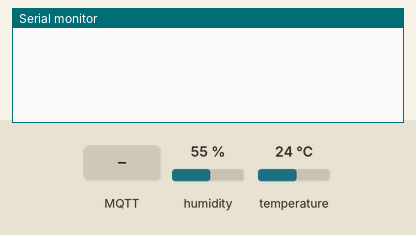
Bench run of a sketch on a simulated ESP8266 (NodeMCU). On the bench: the last lines printed to the serial monitor. The inputs (shaded band) are chosen by the test bench; at power-on: humidity 55 %, temperature 24 °C. WiFi joins after 1.5 s; servers stay silent unless stated; no MQTT or app messages arrive unless stated.

Above: at 2.7 s.
2.8 s: MQTT message "room1" arrives on the first subscribed topic
At 3.4 s:
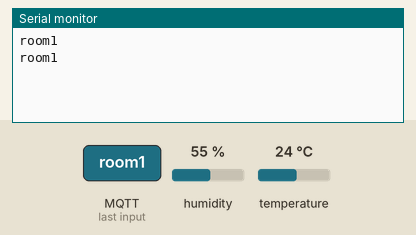
11.5 s: MQTT message "1" arrives on the first subscribed topic
At 12.4 s:
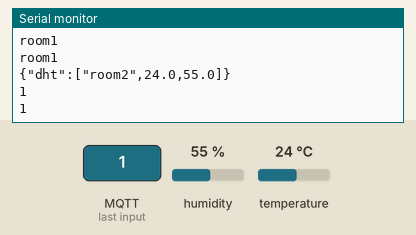
13.0 s: MQTT message "on" arrives on the first subscribed topic
At 13.6 s:
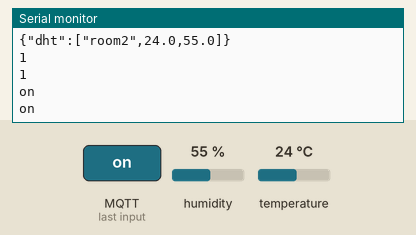
14.5 s: MQTT message "off" arrives on the first subscribed topic
At 15.9 s:
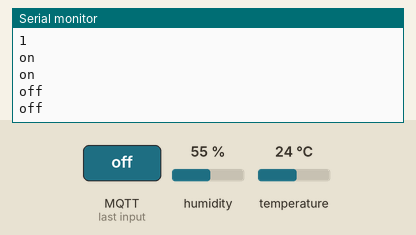

The sketch:

esp01_room2.ino
```cpp
#include "basic_config.h"
#include <ESP8266WiFi.h>
String  device_name ="room2";


const char* ssid = "TP-Link_0F26";
const char* password = "15722423";

const char* mqtt_server = "192.168.5.101";  // 例如 "192.168.1.100"
const int mqtt_port = 1883;
const char* mqtt_user = "spore";  // 若無則留空
const char* mqtt_password = "spore";  // 若無則留空jjjjjjjjjjjjjjjjjjjjjjjjjjjjjjjjjjjjjjjjjjjjjjjjjjjjjjjjjjjjjjjjjjjjjjjjjjjjjjjjjjjjjjjjjjjjjjjjj


String clientID = "ESP01_"+device_name;
String subDeviceLCD = "/LCD";
String subDeviceUNO = "/"+device_name+"/UNO";
String subRoom1 = "/room1";
String subRoom2 = "/room2";
String subRoom3 = "/room3";
String subCentral = "/central";
String pubSyncCentral = "/central/sync";
String pubTopicDebug = "/central/Debug/"+device_name;
String pubTopicDHT = "/central/DHT/"+device_name;

bool bDebug = true;
bool bRemote_Debug = true;
bool serialDebug = false;
void seriallog(String str)
{
  if(bDebug == false)
  {
    return;
  }
  else
  {

    if(bRemote_Debug == true)
    {
      pubMsg(pubTopicDebug,str);
    }

    if(serialDebug == true )
    {
      Serial.println(str);
    }
  }
}
void serialToUno(String data)
{
  Serial.println(data);
}

void wifiSetup() {

  delay(50);
  seriallog("Connecting to WiFi...");
  WiFi.begin(ssid, password);
  while (WiFi.status() != WL_CONNECTED) {
    delay(500);
    seriallog(".");
  }
  seriallog("\nWiFi connected, IP: " + WiFi.localIP().toString());
}
void setup() {
  Serial.begin(9600);
  wifiSetup();
  seriallog("setup:"+device_name);
  otaSetup();
  mqttSetup();

}


void loop()
{
  otaActive();
  mqttActive();
  dhtLoop();

}
```

dht_sensor.ino
```cpp
//#include <SimpleDHT.h>
#include <DHT.h>

int pinDHT11 = 2;
#define DHTTYPE DHT11
DHT dht(pinDHT11, DHTTYPE);
unsigned long dhtTimer = 0;
unsigned long duration = 10000;

void dhtSetup() {
  dht.begin();
  dhtTimer = millis();

}
String getDHTData()
{
    float temperature = dht.readTemperature();
    float humidity = dht.readHumidity();
    //temperature = 24.5;
    //humidity = 58.3;
    // start working...
    seriallog("=================================");
   if (isnan(humidity) || isnan(temperature)) {
      seriallog("Failed to read from DHT sensor!");
      return "";
    }

    char buf[50];
    sprintf(buf,"{\"dht\":[\"%s\",%.1f,%.1f]}",device_name.c_str(),temperature,humidity);
    String strData(buf);
    seriallog(strData);


    return strData;
}

void dhtLoop() {

    if(dhtAutoUpload)
    {
      if(millis()-dhtTimer > duration)
      {

        String str = getDHTData();
        if(str !="")
        {
          //if(device_name == "room1")
          {
            serialToUno(str);
          }
          pubMsg(pubTopicDHT,str);
          if(device_name != "room1")
          {
              pubMsg(subDeviceLCD,str);
          }

        }
        dhtTimer = millis();
      }
    }
    //delay(3000);  //每3秒顯示一次
}
```

mqtt.ino
```cpp
#include <PubSubClient.h>


WiFiClient espClient;
PubSubClient client(espClient);


// 當 MQTT 訂閱主題收到訊息時的回調函式
void callback(char* topic, byte* payload, unsigned int length) {
  String strTopic = String(topic);
  String msg = "Message arrived ["+strTopic+"] ";

  String data = "";
  for (int i = 0; i < length; i++) {
    data+=(char)payload[i];
  }
  //Serial.println(data);
    seriallog(msg);
    seriallog(data);
  serialToUno(data);
  //String s = subCentral+","+subDeviceESP+","+subDeviceUNO+","+subRoom1+","+subRoom2+","+subRoom3+",";
  //seriallog(s);
  if(strTopic==subCentral)
  {
    seriallog(strTopic);
    handleCentral(data);
  }
  else if(strTopic==subDeviceLCD)
  {
    seriallog(strTopic);

  }
  else if(strTopic==subDeviceUNO)
  {
    seriallog(strTopic);
    serialToUno(data);
  }
  else if(strTopic == subRoom1)
  {
    seriallog(strTopic);
    serialToUno(data);
  }
  /*
  else if(strTopic == subRoom2 )
  {
    seriallog(strTopic);
    serialToUno(data);
  }
  else if(strTopic == subRoom3 )
  {
    seriallog(strTopic);
    serialToUno(data);

  }
  */
}

void handleCentral(String cmd) {
/*
  if("switch")
  {
    gCentral=(gCentral+1)%2;
    setCentral(gCentral);

  }
  */
}
void setCentral(bool state)
{
  /*
    if(gCentral == CENTRAL_DISABLE)
      handleLED("LED_OFF");
    else if(gCentral == CENTRAL_ENABLE)
      handleLED("LED_ON");
      */
}

void handleLED(String cmd) {
  /*
  if(cmd == "LED_ON")
  {
    enable_led = true;
  }
  else if(cmd == "LED_OFF")
  {
    enable_led = false;
    FastLED.clearData();
    FastLED.show();
  }
  else if(cmd=="switch")
  {
    enable_led = (enable_led+1)%2;
    if(enable_led == false)
    {
      FastLED.clearData();
      FastLED.show();
    }
  }
  */
}

// 連接 MQTT 伺服器
void reconnect() {
  while (!client.connected()) {
    seriallog("Attempting MQTT connection...");

    if (client.connect(clientID.c_str(), mqtt_user, mqtt_password)) {
      seriallog(" connected!");
      if(device_name == "room1")
      {
        client.subscribe(subDeviceLCD.c_str());  // 訂閱LCD測試主題
      }
      client.subscribe(subDeviceUNO.c_str());
      client.subscribe(subCentral.c_str());

      client.subscribe(subRoom1.c_str());
      /*
      client.subscribe(subRoom2.c_str());
      client.subscribe(subRoom3.c_str());
      */
      if(device_name == "room1")
      {

      }

    } else {
      seriallog(" failed, rc=");
      seriallog(String(client.state()));
      seriallog(" retrying in 5 seconds...");
      delay(5000);
    }
  }
  client.publish(pubSyncCentral.c_str(),device_name.c_str());
}

void mqttSetup() {
  //Serial.begin(115200);
  //setup_wifi();
  client.setServer(mqtt_server, mqtt_port);
  client.setCallback(callback);
}

void mqttActive() {
  if (!client.connected()) {
    reconnect();
  }
  client.loop();
/*
  // 發送 MQTT 訊息
  static unsigned long lastMsg = 0;
  if (millis() - lastMsg > 5000) {
    lastMsg = millis();
    String msg = "Hello from ESP8266!";
    client.publish("esp/test", msg.c_str());
    Serial.println("Sent: " + msg);
  }
  */
}

void pubMsg(String pubTopic,String s)
{
   if(serialDebug == true)
   {
    /*
     Serial.print("topic name, data: ");
     Serial.println(pubTopic);
     Serial.print(" , ");

     Serial.println(s);
     */
   }

   if(client.connected())
   {
     client.publish(pubTopic.c_str(), s.c_str());
   }
}
```

ota.ino
```cpp
#include <ArduinoOTA.h>

void otaSetup() {


  ArduinoOTA.begin();
  seriallog("Arduino OTA Ready!");


}

void otaActive() {
  ArduinoOTA.handle();  // 處理 OTA 更新

}
```

swSerial.ino
```cpp
/*
void swSwrialReadCommand()
{
  String s="";
  while(mySerial.available())
  {
    char c = mySerial.read();
    if(c!='\n')
    {

      s+=c;
    }
    delay(5);
  }

  if(s!="")
  {


  }
}

*/
```

basic_config.h
```cpp
#ifndef  _BASIC_CONFIG_H
#define  _BASIC_CONFIG_H


void pubMsg(String pubTopic,String s);
String getDHTData();
bool dhtAutoUpload = true;
#endif
```

Measured:
- after the input at 2.8 s, the serial monitor: prints a new line at once (image 1)
- after the input at 11.5 s, the serial monitor: prints a new line at once (image 2)
- after the input at 13.0 s, the serial monitor: prints a new line at once (image 3)
- after the input at 14.5 s, the serial monitor: prints a new line at once (image 4)
